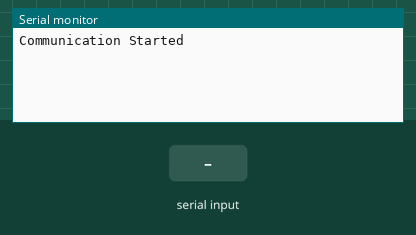
The sketch below on a simulated Arduino Uno, built with avr-gcc and run on an emulated ATmega328P. Parts: the last lines printed to the serial monitor. Inputs (shaded band) come from the test bench.

Above: at 1.2 s.
1.3 s: "QTN$" received over the second serial link
At 2.1 s:
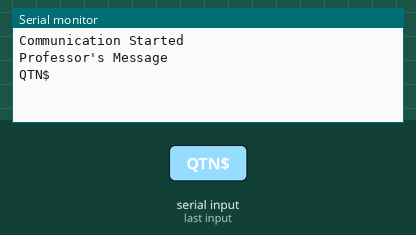
2.8 s: "A" received over the second serial link
At 3.6 s:
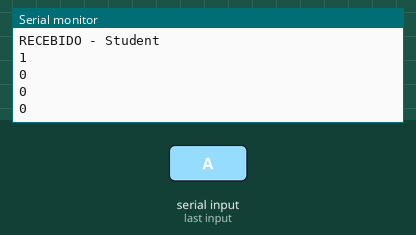

The sketch:

HackPUC.ino
```cpp
#include <SoftwareSerial.h>
#define STD_TX 8
#define STD_RX 7
#define PROF_TX 13
#define PROF_RX 12
#define MAX_ANSWERS 5

SoftwareSerial StudentBth(STD_RX, STD_TX);      // Student's Bluetooth Configuration
SoftwareSerial ProfessorBth(PROF_RX, PROF_TX);  // Professor's Bluetooth Configuration
String val = "";                                // Variable to receive data from the serial port
int answers[4] = {0,0,0,0};                     // Buffer Answers
int numAnswers = 0;                             // Number of students who answered the question

typedef enum {
    WaitingQuestion,
    WaitingAnswers,
    SendingAnswers
} State;

State machineState = WaitingQuestion;

void setup() {
    // start serial communication at 9600bps
    Serial.begin(9600);
    StudentBth.begin(9600);
    ProfessorBth.begin(9600);
    Serial.println("Communication Started");
    StudentBth.println("Communication Started -- Student$");
    ProfessorBth.println("Communication Started -- Professor$");
}

void sendingAnswers() {
    String result = "";
    result += "A:";
    result += answers[0];
    result += ";B:";
    result += answers[1];
    result += ";C:";
    result += answers[2];
    result += ";D:";
    result += answers[3];
    result += "ASW$";
    for(int i=0; i<4; i++)
        answers[i] = 0;
    ProfessorBth.println(result);
    machineState = WaitingQuestion;
}

void waitingQuestion() {
    ProfessorBth.listen();
    if(ProfessorBth.available()) {
        while(ProfessorBth.available())
            val += (char)ProfessorBth.read();
        if (val.substring(val.length() - 4, val.length()) == "QTN$") {
            Serial.println("Professor's Message");
            Serial.println(val);
            StudentBth.println(val);
            val = "";
            machineState = WaitingAnswers;
        }
    }
}

void waitingAnswers() {
    StudentBth.listen();
    if(StudentBth.available()) {
        Serial.println("RECEBIDO - Student");
        while(StudentBth.available())
            val += (char)StudentBth.read();
        switch(val[0]) {
            case 'A':
                answers[0]++;
                break;
            case 'B':
                answers[1]++;
                break;
            case 'C':
                answers[2]++;
                break;
            case 'D':
                answers[3]++;
                break;
            default:
                break;
        }
        val = "";
        numAnswers++;
        Serial.println(answers[0]);
        Serial.println(answers[1]);
        Serial.println(answers[2]);
        Serial.println(answers[3]);
        if(numAnswers == MAX_ANSWERS) {
            numAnswers = 0;
            machineState = SendingAnswers;
        }
    }
}

void loop() {
    switch(machineState) {
        case WaitingQuestion:
            waitingQuestion();
            break;
        case WaitingAnswers:
            waitingAnswers();
            break;
        case SendingAnswers:
            sendingAnswers();
            break;
        default:
            break;
    }
}
```

Measured:
- after the input at 1.3 s, the serial monitor: prints a new line at once (image 1)
- after the input at 2.8 s, the serial monitor: prints a new line at once (image 2)
